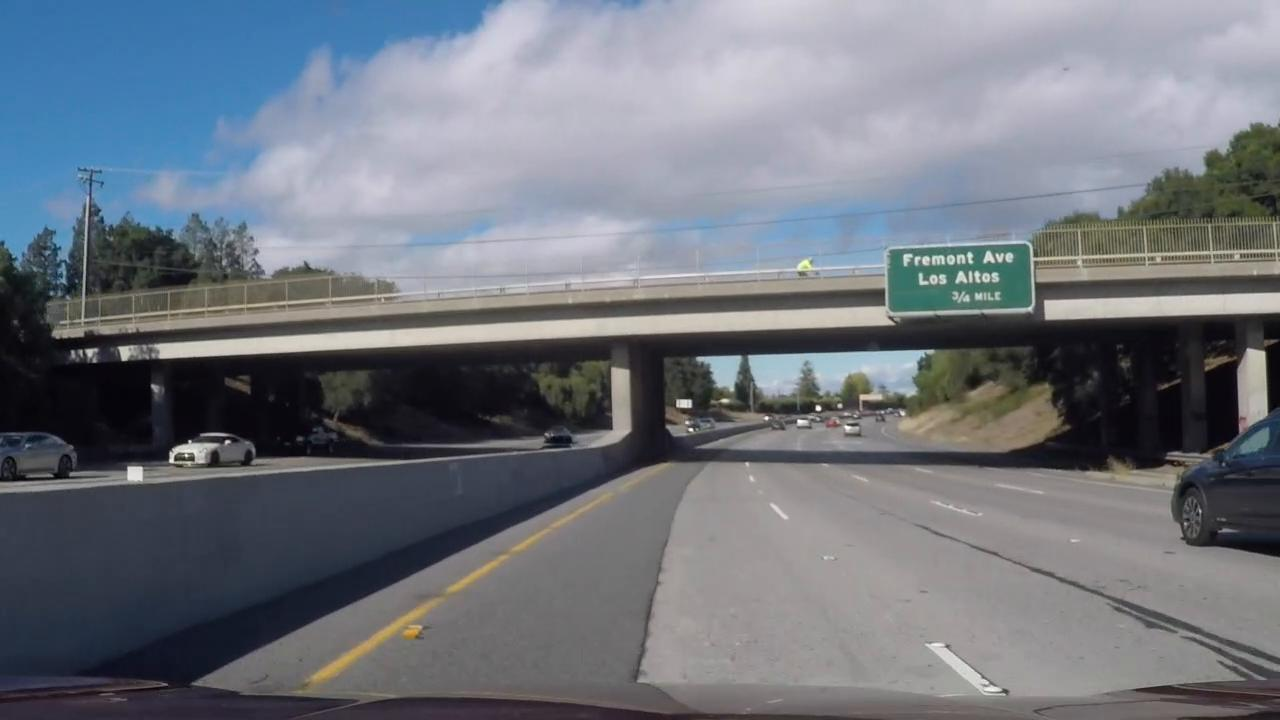
#> input picture CarND-Advanced-Lane-Lines/main_code/challenge_video_3s.jpg, 1280 x 720 px
$ python -i color_thresh.py   (imports and definitions only)
#> lines starting #> are read from the running program, lines starting #| are printed output that depends on the picture; after the words box and inside, x2 and y2 are one past the last pixel; in counts of white or black regions, pixels touching at a corner belong together

"""
this module is for  experimentation with color channels

@author: atpandey
"""

import cv2
import numpy as np
import matplotlib.pyplot as plt
import matplotlib.image as mpimg

import glob
import pickle
import os
from moviepy.video.io.VideoFileClip import VideoFileClip


#import undistort and warpperspective function code
from undist_warp import *

# [124 lines left out: functions color_space_converter, img_channel_ext, apply_color_threshold, img_or, img_and, thresh_and_2color_channels, not called in this run]

def filter_colors_hsv(img,scope=0):
    """
    Convert image to HSV color space and suppress any colors
    outside of the defined color ranges
    """
#> called with scope = 0
    img1 = cv2.cvtColor(img, cv2.COLOR_RGB2HSV)
#> img1: shape (720, 1280, 3); mean H, S, V 89.4, 45.9, 129.3
    yellow_dark = np.array([15, 127, 127], dtype=np.uint8)
    yellow_light = np.array([25, 255, 255], dtype=np.uint8)
    yellow_range = cv2.inRange(img1, yellow_dark, yellow_light)
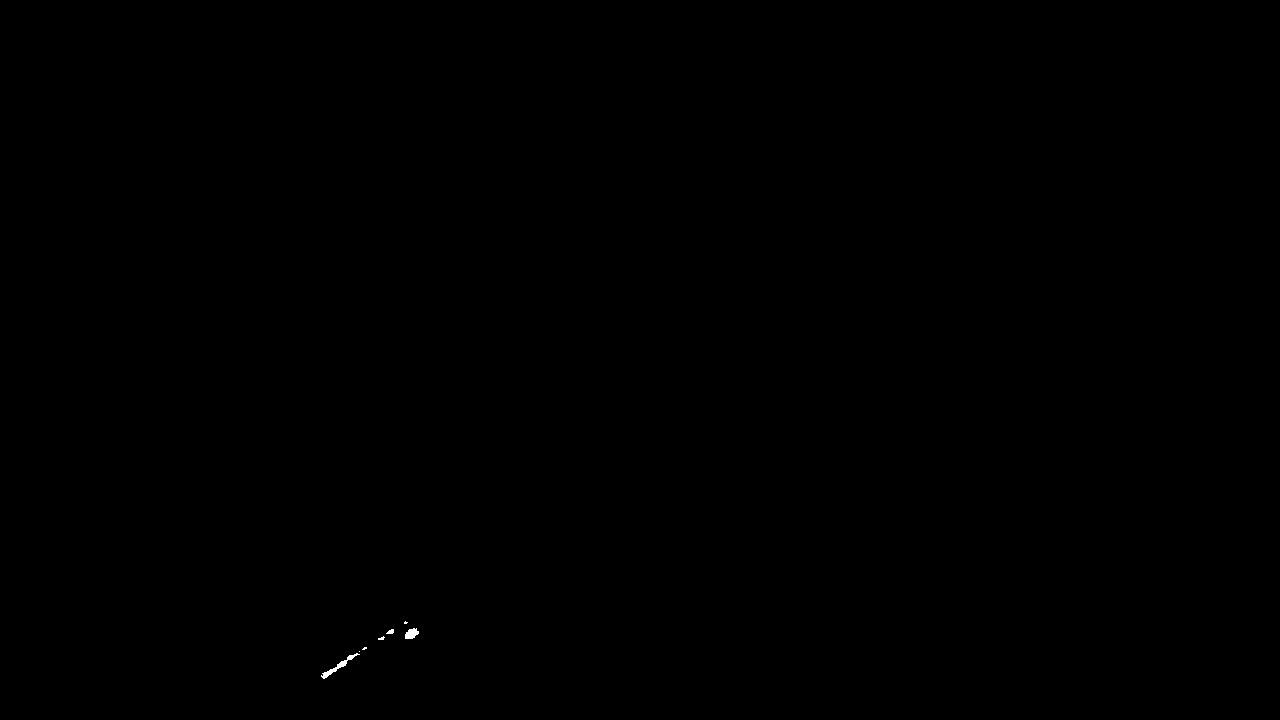
#> yellow_range: shape (720, 1280); 0.04% white; 7 white regions (4 under 20 px), largest, box (x1, y1, x2, y2) and area: (321, 653, 360, 679) 175, (405, 628, 419, 639) 109, (386, 629, 394, 634) 28

    white_dark = np.array([0, 0, 200], dtype=np.uint8)
    white_light = np.array([255, 30, 255], dtype=np.uint8)
    white_range = cv2.inRange(img1, white_dark, white_light)
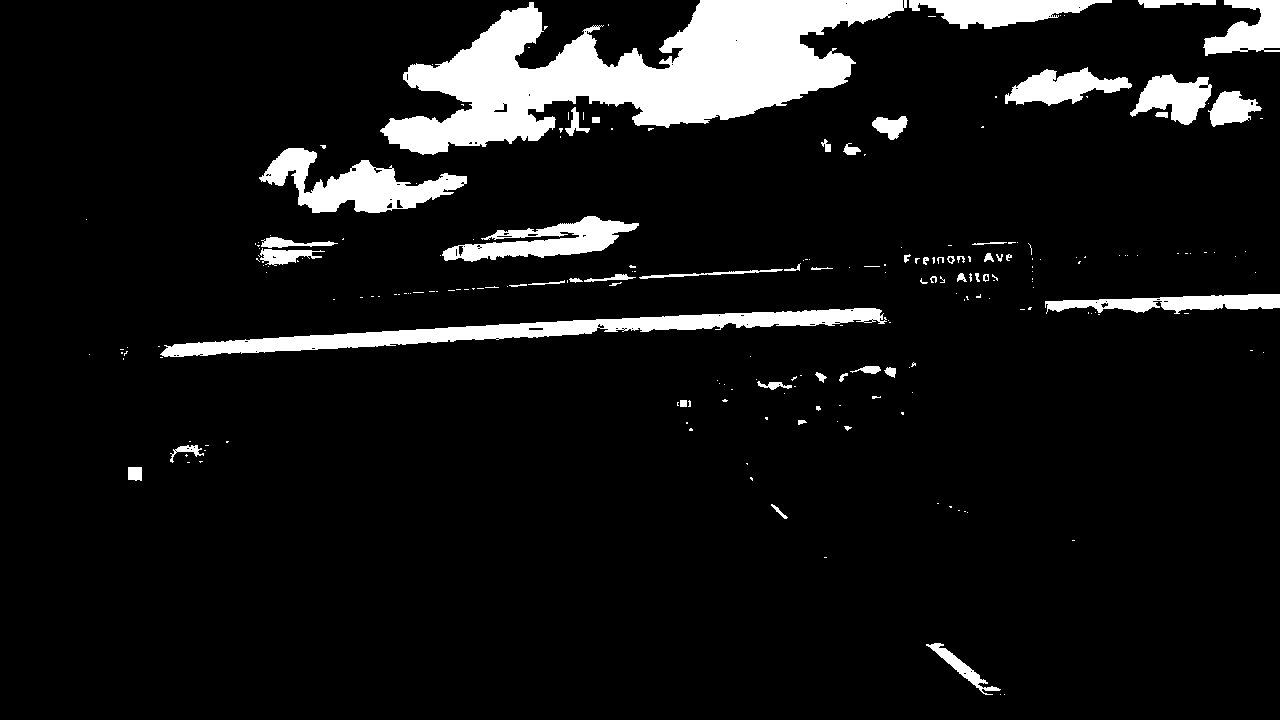
#> white_range: shape (720, 1280); 8.6% white; 222 white regions (170 under 20 px), largest, box (x1, y1, x2, y2) and area: (380, 0, 907, 155) 38343, (160, 308, 887, 357) 9815, (259, 148, 467, 213) 5979
    yellows_or_whites = yellow_range | white_range
    imgret = cv2.bitwise_and(img1, img1, mask=yellows_or_whites)
#> imgret: shape (720, 1280, 3); mean H, S, V 8.9, 1.6, 17.8
    mask2=cv2.cvtColor(imgret,cv2.COLOR_HSV2RGB)
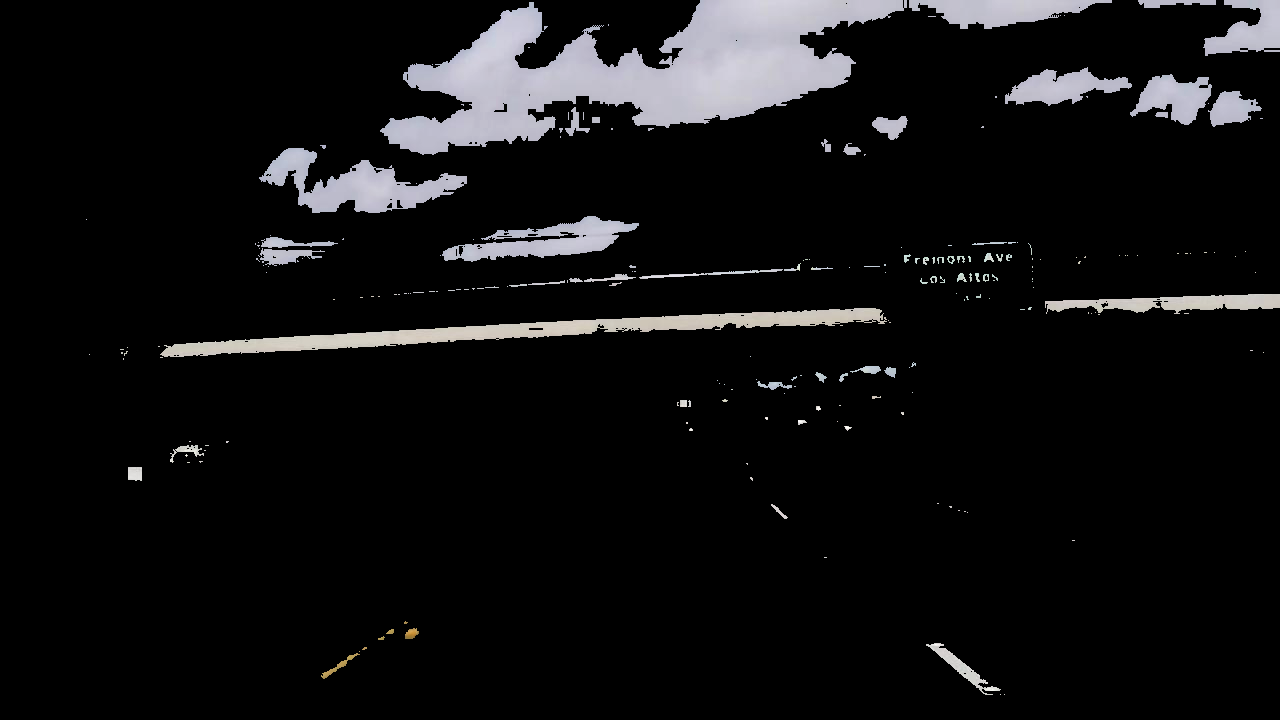
#> mask2: shape (720, 1280, 3); mean R, G, B 16.9, 16.7, 17.5
    gray=cv2.cvtColor(mask2,cv2.COLOR_RGB2GRAY)
    mask = cv2.adaptiveThreshold(imgret[:,:,2],255,cv2.ADAPTIVE_THRESH_GAUSSIAN_C,\
            cv2.THRESH_BINARY_INV,11,2)
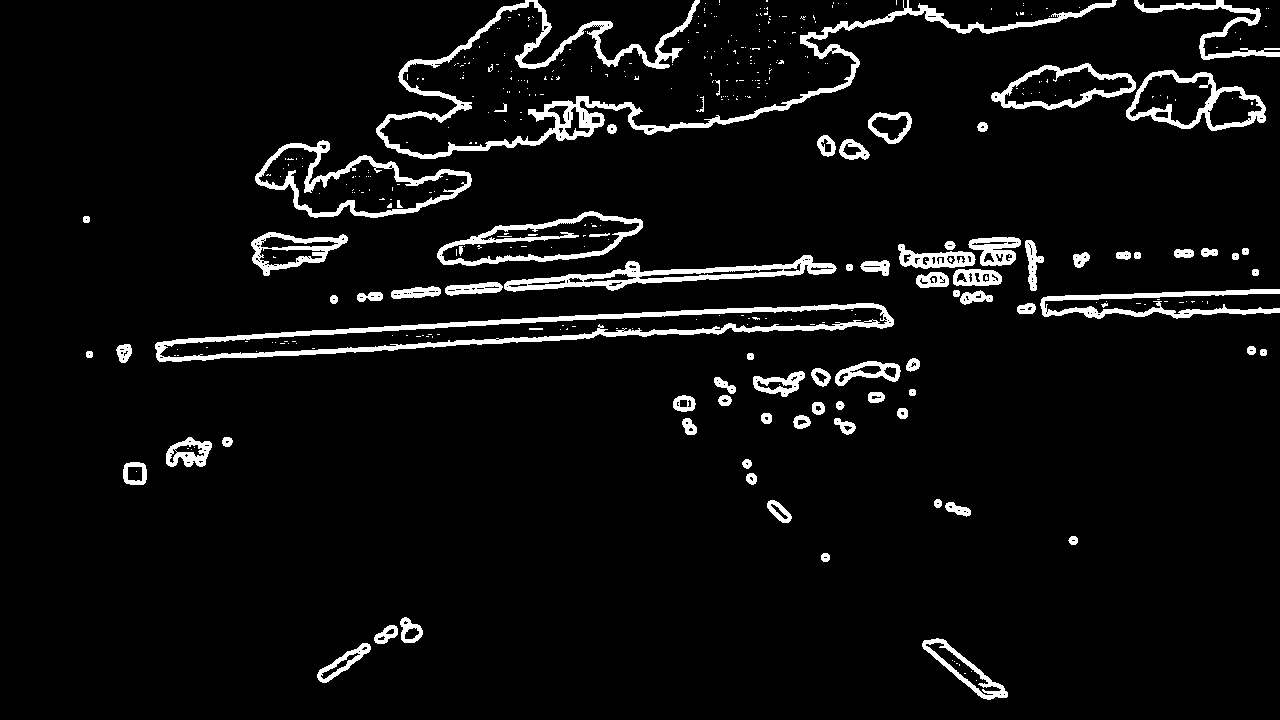
#> mask: shape (720, 1280); 5.7% white; 402 white regions (319 under 20 px), largest, box (x1, y1, x2, y2) and area: (376, 0, 1117, 159) 10124, (155, 303, 894, 362) 7368, (504, 255, 837, 292) 3465


    return mask

# [26 lines left out: functions hls_l_lab_b_img, warp_hsv_y_w, not called in this run]


##test the code
# [128 lines not run here, left out]


#######################################

#    vid1 = '../main_code/clip_7_11s.mp4'
#    #vid2 = './clip_22_32s.mp4'
#    #vid3 = './clip_35_47s.mp4'
#    #vid4 = '../main_code/challenge_clip_0_7s.mp4'
#    voutput1='../main_code/clip_7_11s_color_thresh.mp4'
#    #voutput2='./clip_22_32s_proc2.mp4'
#    #voutput3='./clip_35_47s_proc2.mp4'
#    #voutput4='../main_code/challenge_clip_0_7s_color_thresh.mp4'
#    if os.path.isfile(voutput1) :
#        os.remove(voutput1)
#    #if os.path.isfile(voutput2):
#    #    os.remove(voutput2)
#    #if os.path.isfile(voutput3):
#    #    os.remove(voutput3)
#    #if os.path.isfile(voutput4):
#    #    os.remove(voutput4)
#    #
#    video_clip1 = VideoFileClip(vid1)
#    processed_clip1 = video_clip1.fl_image(warp_hsv_y_w)
#    processed_clip1.write_videofile(voutput1, audio=False)
#    ##
#    #video_clip2 = VideoFileClip(vid2)
#    #processed_clip2 = video_clip2.fl_image(warp_hsv_y_w)
#    #processed_clip2.write_videofile(voutput2, audio=False)
#    #
#    #
#    #video_clip3 = VideoFileClip(vid3)
#    #processed_clip3 = video_clip3.fl_image(warp_hsv_y_w)
#    #processed_clip3.write_videofile(voutput3, audio=False)
#    #
#    #video_clip4 = VideoFileClip(vid4)
#    #processed_clip4 = video_clip4.fl_image(warp_hsv_y_w)
#    #processed_clip4.write_videofile(voutput4, audio=False)

>>> import cv2
>>> picture = cv2.cvtColor(cv2.imread('challenge_video_3s.jpg'), cv2.COLOR_BGR2RGB)
>>> result = filter_colors_hsv(picture)
